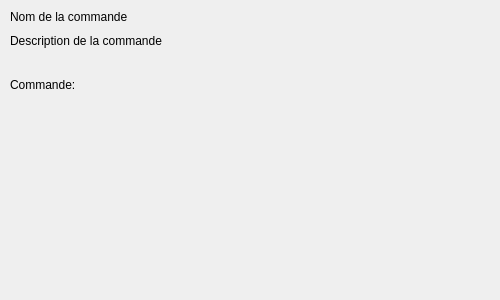
<?xml version="1.0" encoding="UTF-8"?>
<ui version="4.0">
 <class>CommandComponent</class>
 <widget class="QWidget" name="CommandComponent">
  <property name="geometry">
   <rect>
    <x>0</x>
    <y>0</y>
    <width>500</width>
    <height>300</height>
   </rect>
  </property>
  <property name="windowTitle">
   <string>CommandComponent</string>
  </property>
  <layout class="QVBoxLayout" name="verticalLayout">
   <property name="spacing">
    <number>10</number>
   </property>
   <property name="leftMargin">
    <number>10</number>
   </property>
   <property name="topMargin">
    <number>10</number>
   </property>
   <property name="rightMargin">
    <number>10</number>
   </property>
   <property name="bottomMargin">
    <number>10</number>
   </property>
   <item>
    <widget class="QLabel" name="labelCommandName">
     <property name="text">
      <string>Nom de la commande</string>
     </property>
    </widget>
   </item>
   <item>
    <widget class="QLabel" name="labelCommandDescription">
     <property name="text">
      <string>Description de la commande</string>
     </property>
    </widget>
   </item>
   <item>
    <widget class="QWidget" name="argumentsContainer" native="true">
     <layout class="QFormLayout" name="argumentsFormLayout">
      <property name="horizontalSpacing">
       <number>20</number>
      </property>
      <property name="verticalSpacing">
       <number>15</number>
      </property>
      <property name="leftMargin">
       <number>5</number>
      </property>
      <property name="topMargin">
       <number>5</number>
      </property>
      <property name="rightMargin">
       <number>5</number>
      </property>
      <property name="bottomMargin">
       <number>5</number>
      </property>
      <property name="labelAlignment">
       <set>Qt::AlignRight|Qt::AlignTrailing|Qt::AlignVCenter</set>
      </property>
      <property name="fieldGrowthPolicy">
       <enum>QFormLayout::ExpandingFieldsGrow</enum>
      </property>
      <property name="formAlignment">
       <set>Qt::AlignLeading|Qt::AlignLeft|Qt::AlignTop</set>
      </property>
     </layout>
    </widget>
   </item>
   <item>
    <widget class="QLabel" name="labelCommandCli">
     <property name="text">
      <string>Commande: </string>
     </property>
     <property name="wordWrap">
      <bool>true</bool>
     </property>
     <property name="textInteractionFlags">
      <set>Qt::TextSelectableByMouse</set>
     </property>
    </widget>
   </item>
   <item>
    <spacer name="verticalSpacer">
     <property name="orientation">
      <enum>Qt::Vertical</enum>
     </property>
     <property name="sizeHint" stdset="0">
      <size>
       <width>20</width>
       <height>40</height>
      </size>
     </property>
    </spacer>
   </item>
  </layout>
 </widget>
 <resources/>
 <connections/>
</ui>
